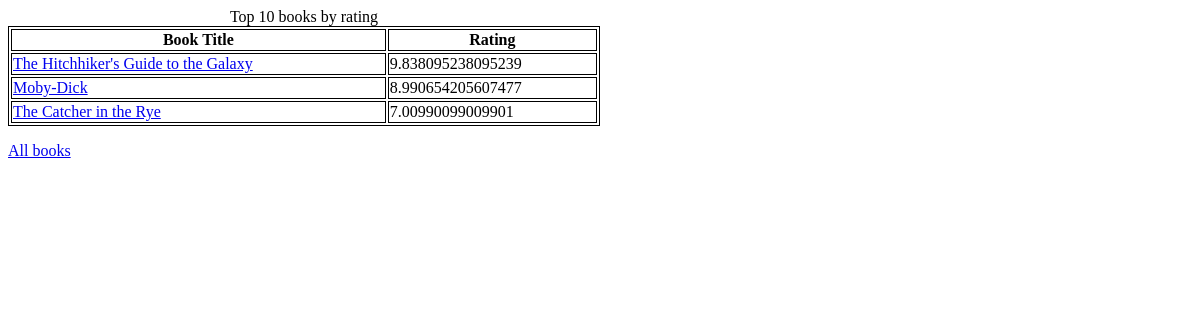
/books/, run on an earlier commit of the app's database.
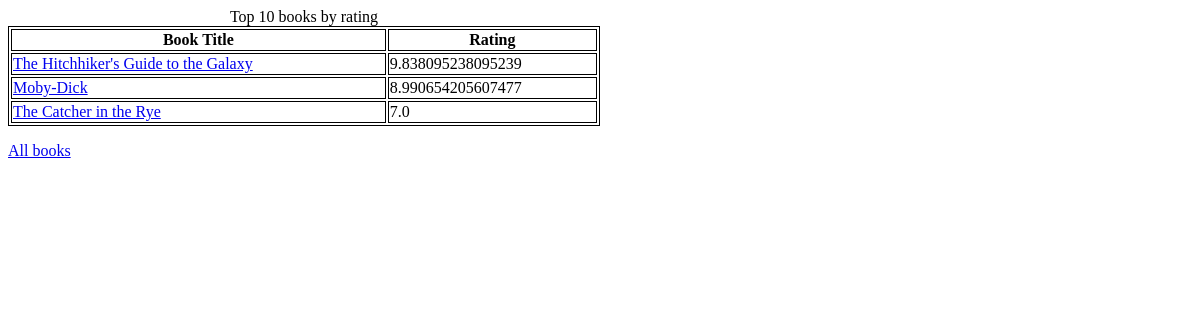
And on a later commit of the database.
### books/models.py (models this page shows, shortened)
class Book(models.Model):
    title = models.CharField(max_length=200)
    author = models.CharField(max_length=100)
    publication_year = models.IntegerField(default=-9999)
    rating = models.FloatField(default=5.0)
    reviews = models.IntegerField(default=100)

### books/views.py (the view)
# urls.py: path("", views.index, name="index"),
def index(request):
    books_top10 = Book.objects.order_by("-rating")[:10]
    context = {"books_top10": books_top10}
    return render(request, "books/index.html", context)

### books/templates/books/index.html (shortened to what this page needs)
<!DOCTYPE html>
<html lang="en">
<head>
</head>
<body>
    {% if books_top10 %}
    <table>
        <caption>Top 10 books by rating</caption>
        <tr>
            <th>Book Title</th><th>Rating</th>
        </tr>
        {% for book in books_top10 %}
        <tr>
            <td><a href="{% url 'books:detail' book.id %}">{{ book.title }}</a></td>
            <td>{{book.rating}}</td>
        </tr>
        {% endfor %}
    </table>
    {% else %}
        <p>No books are available.</p>
    {% endif %}
    <p><a href="{% url 'books:all' %}">All books</a></p>
</body>
</html>

### books/templates/books/index.html (style rules this page uses)
table, th, td { border: 1px solid; }
table { width: 50%; }

What changed in the data, as far as the page shows it:
changed Book "The Catcher in the Rye": rating "7.00990099009901" → "7.0"
